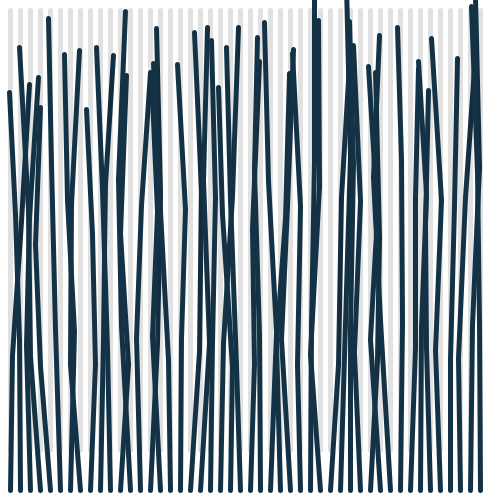
Frame 1 (no input)
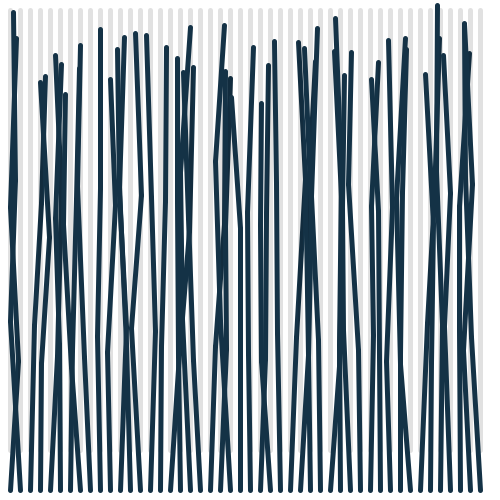
Frame 2 (the mouse pressed at the canvas centre, redrawn once)

The Processing sketch that drew these frames (run headless with seeded random() and noise(); the mouse was pressed at the canvas centre and the sketch redrawn once):

// Processing sketch: processing_117035
// ── processing_117035.pde

// generalize the drawing method for wiggle line
// create a demo result like grasses
// program for lectures on "The Wrong Way to Draw a Line"
// schien@mail.ncku.edu.tw

int div = 3;

void setup() {
  size(500, 500);
  noLoop();
}

void draw() {
  background(255);
  //wiggle_line(20, 50, 480, 350);
  //wiggle_line(20, 400, 400, 20);
  //wiggle_line(250, 10, 250, 490);
  //wiggle_line(100, 10, 100, 490);
  //wiggle_line(350, 10, 350, 490);
  
  // use for loop to draw many wiggle lines
  for (int i = 10; i<490; i+=10) {
    wiggle_line(i, 10, i, 450);
  }
}

void wiggle_line(float sx, float sy, float ex, float ey) {
  // try to draw the correct line first for reference
  strokeWeight(5);
  stroke(0, 30);
  line(sx, sy, ex, ey);

  // try to divide the line into some fixed baby lines
  float xstep = (ex - sx)/div;
  float ystep = (ey - sy)/div;
  float lastx = sx;
  float lasty = sy;
  float y = sy;
  float x = sx;
  for (int i=0; i<div; i++) {
    x = x + xstep;
    x = x + random(20) - 10; // wiggle on x
    y = y + ystep;
    y = y + random(50) - 25; // wiggle on y
    stroke(20, 50, 70);
    //line (x, y, lastx, lasty);
    line (x, height-y, lastx, height-lasty);
    lastx = x;
    lasty = y;
  }
}
